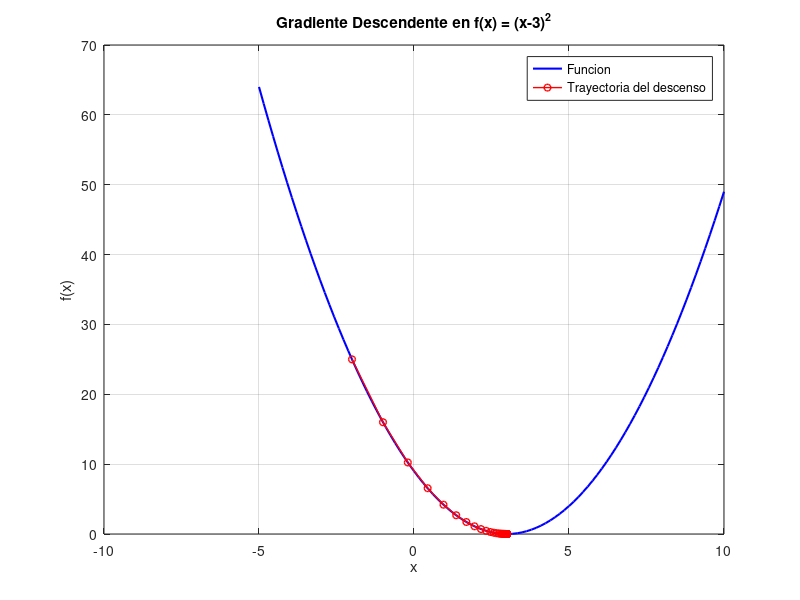

Source code (MATLAB):
%% Ejemplo 1: Descenso del gradiente en una funcion cuadratica
% Objetivo: encontrar el minimo de f(x) = (x-3)^2 de forma iterativa
clc; clear; close all;

% Defino la funcion y su derivada (el gradiente en 1 variable)
f = @(x) (x - 3).^2;
df = @(x) 2*(x - 3);

% Parametros del algoritmo
alpha = 0.1;        % tasa de aprendizaje: que tan grande es cada paso
max_iter = 50;       % limite de iteraciones por seguridad
x0 = -2;              % punto de partida, lejos del minimo real (x=3)
tolerancia = 1e-6;   % si el cambio es menor a esto, ya convergio

x = x0;
historial_x = x;
historial_f = f(x);

% Bucle principal: aqui es donde "desciende" el algoritmo
for iter = 1:max_iter
    grad = df(x);            % pendiente en el punto actual
    x_new = x - alpha*grad;  % me muevo en direccion contraria a la pendiente

    historial_x = [historial_x; x_new];
    historial_f = [historial_f; f(x_new)];

    if abs(x_new - x) < tolerancia
        fprintf('Convergencia alcanzada en la iteracion %d\n', iter);
        break;
    end
    x = x_new;
end

fprintf('Minimo encontrado: x = %.4f, f(x) = %.4f\n', x, f(x));

% Grafico la funcion y como fue "rodando" el punto hasta el minimo
figure;
x_vals = linspace(-5, 10, 100);
plot(x_vals, f(x_vals), 'b-', 'LineWidth', 1.5); hold on;
plot(historial_x, historial_f, 'ro-', 'MarkerSize', 5, 'LineWidth', 1);
xlabel('x'); ylabel('f(x)');
title('Gradiente Descendente en f(x) = (x-3)^2');
legend('Funcion', 'Trayectoria del descenso', 'Location', 'best');
grid on;
